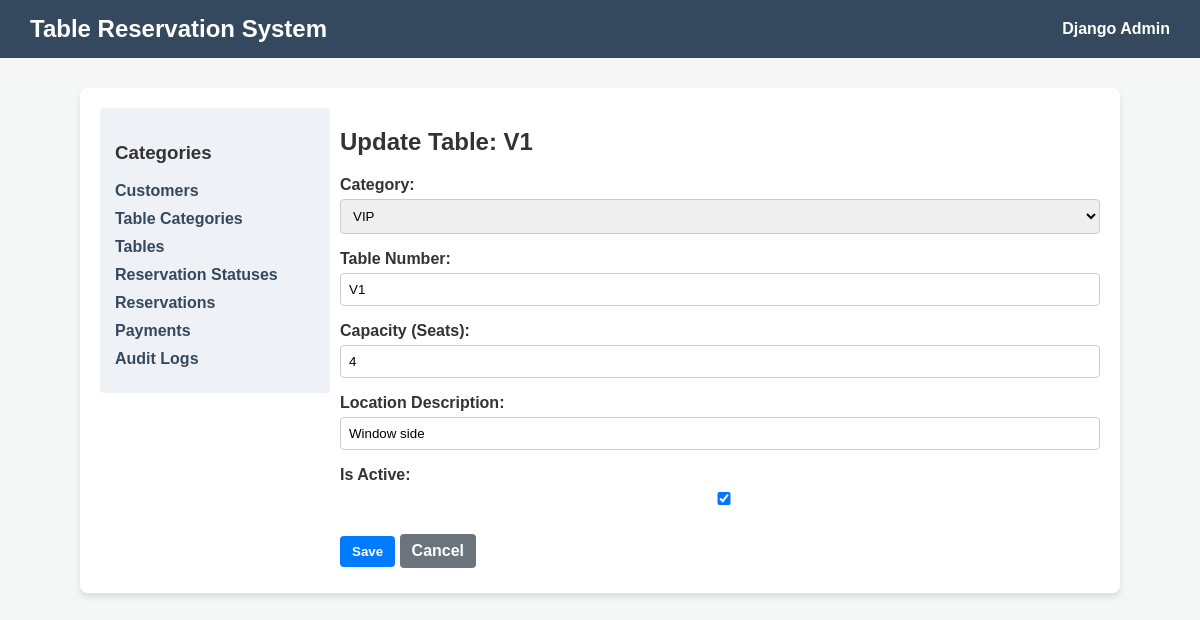
/tables/3/edit/, run on the app's committed database.
### reservation_app/models.py (models this page shows, shortened)
class Table(models.Model):
    table_category = models.ForeignKey(TableCategory, on_delete=models.CASCADE, related_name='tables')
    table_number = models.CharField(max_length=50, unique=True)
    capacity = models.PositiveIntegerField()
    location = models.CharField(max_length=100)
    is_active = models.BooleanField(default=True)
    created_at = models.DateTimeField(auto_now_add=True)
    updated_at = models.DateTimeField(auto_now=True)
    class Meta:
        ordering = ['table_number']

### reservation_app/views.py (the view, shortened to what this page needs)
# urls.py: path('tables/<int:pk>/edit/', views.TableUpdateView.as_view(), name='table_update'),
@method_decorator(csrf_exempt, name='dispatch')
class TableUpdateView(View):
    def get(self, request, pk):
        table = get_object_or_404(Table, pk=pk)
        if wants_json(request):
            return JsonResponse({'id': table.id})
        form = TableForm(instance=table)
        return render(request, 'reservation_app/form.html', {
            'title': f'Update Table: {table.table_number}', 'form': form, 'list_url': reverse('reservation_app:table_list')
        })

### reservation_app/forms.py
class TableForm(forms.ModelForm):
    class Meta:
        model = Table
        fields = ['table_category', 'table_number', 'capacity', 'location', 'is_active']
        labels = {
            'table_category': 'Category',
            'table_number': 'Table Number',
            'capacity': 'Capacity (Seats)',
            'location': 'Location Description',
            'is_active': 'Is Active',
        }
        widgets = {
            'capacity': forms.NumberInput(attrs={'min': 1, 'class': 'form-control'}),
        }

### reservation_app/models.py (called while the page is built)
    def __str__(self):
        return self.name

### reservation_app/views.py (called while the page is built)
def wants_json(request):
    return (
        request.headers.get('Accept') == 'application/json' or
        request.GET.get('format') == 'json' or
        request.content_type == 'application/json'
    )

### reservation_app/templates/reservation_app/form.html (shortened to what this page needs)
{% extends 'reservation_app/base.html' %}
{% block content %}
    <h2>{{ title }}</h2>
    <form method="post" style="margin-top: 20px;">
        {{ form.as_p }}
        <div style="margin-top: 20px;">
            <button type="submit" class="btn btn-primary">Save</button>
            <a href="{{ list_url }}" class="btn btn-secondary">Cancel</a>
        </div>
    </form>
{% endblock %}

### reservation_app/templates/reservation_app/base.html (style rules this page uses)
body { font-family: sans-serif; margin: 0; padding: 0; background-color: #f4f7f6; color: #333; }
.btn { display: inline-block; padding: 8px 12px; margin: 5px 0; text-decoration: none; border-radius: 4px; font-weight: bold; text-align: center; }
.btn-primary { background: #007bff; color: white; border: none; cursor: pointer; }
.btn-secondary { background: #6c757d; color: white; }
label { display: block; margin-bottom: 5px; font-weight: bold; }
input, select, textarea { width: 100%; padding: 8px; box-sizing: border-box; border: 1px solid #ccc; border-radius: 4px; }

### data on the page
Table: table_category "VIP", table_number "V1", capacity "4", location "Window side", is_active "☑"

### other printed values
{{ title }} "Update Table: V1"
